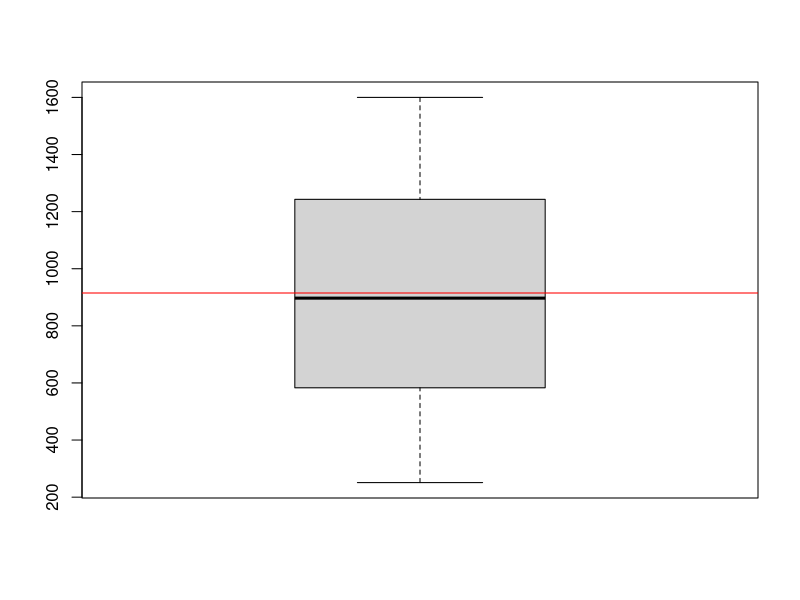

Source code (R):
## ---- chunk 1
setwd("C:/LearningR/R-Course-2015/Session_06/")
planungspausen <- read.table('../data/03-1_aeh(m).txt', header = T)
## ---- chunk 2
pause.length <- planungspausen$LAENGE

#quantile
#median -->2 Fälle für gerade und ungerade Anzahl der Beobachtungen
#ToDo: Warum +1??? -->Probieren an Beispielen
q1 <- sort(pause.length)[floor(0.25 * (length(pause.length) + 1))]
q2 <- sort(pause.length)[floor(0.50 * (length(pause.length) + 1))]
q3 <- sort(pause.length)[floor(0.75 * (length(pause.length) + 1))]
q1; q2; q3
## ---- chunk 3
quantile(pause.length, c(0.25, 0.50, 0.75))
quantile(pause.length, c(0.1, 0.40, 0.8))
## ---- chunk 4
IQR(pause.length) #Interquartilabstand (3.Quartil-1.Quartil=mittlere 50% der Daten, kann aber auch angepasst werden)
## ---- chunk 5

mean(abs(pause.length - median(pause.length)))

mad(pause.length, const = 1)
## ---- chunk 6
max(pause.length) - min(pause.length)
mean(pause.length)
## ---- chunk 7
max(pause.length) - min(pause.length)
## ---- chunk 8
var(pause.length) #Varianz

sqrt(var(pause.length))
## ---- chunk 9
sd(pause.length)
## ---- chunk 10
sum((pause.length - mean(pause.length))^2) / length(pause.length)
## ---- chunk 11
str(pause.length)
summary(pause.length)
## ---- chunk 12
boxplot(planungspausen$LAENGE)
abline(h=mean(planungspausen$LAENGE),col="red")
